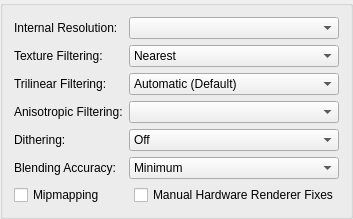
     <widget class="QGroupBox" name="hardwareRenderingTab">
      <attribute name="title">
       <string>Rendering</string>
      </attribute>
      <layout class="QFormLayout" name="formLayout_4">
       <item row="0" column="0">
        <widget class="QLabel" name="internalResLabel">
         <property name="text">
          <string>Internal Resolution:</string>
         </property>
        </widget>
       </item>
       <item row="0" column="1">
        <widget class="QComboBox" name="upscaleMultiplier"/>
       </item>
       <item row="2" column="0">
        <widget class="QLabel" name="textureFilteringLabel">
         <property name="text">
          <string>Texture Filtering:</string>
         </property>
        </widget>
       </item>
       <item row="2" column="1">
        <widget class="QComboBox" name="textureFiltering">
         <item>
          <property name="text">
           <string>Nearest</string>
          </property>
         </item>
         <item>
          <property name="text">
           <string>Bilinear (Forced)</string>
          </property>
         </item>
         <item>
          <property name="text">
           <string>Bilinear (PS2)</string>
          </property>
         </item>
         <item>
          <property name="text">
           <string>Bilinear (Forced excluding sprite)</string>
          </property>
         </item>
        </widget>
       </item>
       <item row="3" column="0">
        <widget class="QLabel" name="trilinearFilterLabel">
         <property name="text">
          <string>Trilinear Filtering:</string>
         </property>
        </widget>
       </item>
       <item row="3" column="1">
        <widget class="QComboBox" name="trilinearFiltering">
         <item>
          <property name="text">
           <string>Automatic (Default)</string>
          </property>
         </item>
         <item>
          <property name="text">
           <string>Off (None)</string>
          </property>
         </item>
         <item>
          <property name="text">
           <string>Trilinear (PS2)</string>
          </property>
         </item>
         <item>
          <property name="text">
           <string>Trilinear (Forced)</string>
          </property>
         </item>
        </widget>
       </item>
       <item row="4" column="0">
        <widget class="QLabel" name="anisotropicFilteringLabel">
         <property name="text">
          <string>Anisotropic Filtering:</string>
         </property>
        </widget>
       </item>
       <item row="4" column="1">
        <widget class="QComboBox" name="anisotropicFiltering"/>
       </item>
       <item row="5" column="0">
        <widget class="QLabel" name="ditheringLabel">
         <property name="text">
          <string>Dithering:</string>
         </property>
        </widget>
       </item>
       <item row="5" column="1">
        <widget class="QComboBox" name="dithering">
         <item>
          <property name="text">
           <string>Off</string>
          </property>
         </item>
         <item>
          <property name="text">
           <string>Scaled</string>
          </property>
         </item>
         <item>
          <property name="text">
           <string>Unscaled (Default)</string>
          </property>
         </item>
         <item>
          <property name="text">
           <string>Force 32bit</string>
          </property>
         </item>
        </widget>
       </item>
       <item row="6" column="0">
        <widget class="QLabel" name="blendingLabel">
         <property name="text">
          <string>Blending Accuracy:</string>
         </property>
        </widget>
       </item>
       <item row="6" column="1">
        <widget class="QComboBox" name="blending">
         <item>
          <property name="text">
           <string>Minimum</string>
          </property>
         </item>
         <item>
          <property name="text">
           <string>Basic (Recommended)</string>
          </property>
         </item>
         <item>
          <property name="text">
           <string>Medium</string>
          </property>
         </item>
         <item>
          <property name="text">
           <string>High</string>
          </property>
         </item>
         <item>
          <property name="text">
           <string>Full (Slow)</string>
          </property>
         </item>
         <item>
          <property name="text">
           <string>Maximum (Very Slow)</string>
          </property>
         </item>
        </widget>
       </item>
       <item row="7" column="0" colspan="2">
        <layout class="QGridLayout" name="hardwareRenderingOptionsLayout">
         <item row="0" column="1">
          <widget class="QCheckBox" name="enableHWFixes">
           <property name="text">
            <string>Manual Hardware Renderer Fixes</string>
           </property>
          </widget>
         </item>
         <item row="0" column="0">
          <widget class="QCheckBox" name="mipmapping">
           <property name="text">
            <string>Mipmapping</string>
           </property>
          </widget>
         </item>
        </layout>
       </item>
      </layout>
     </widget>
